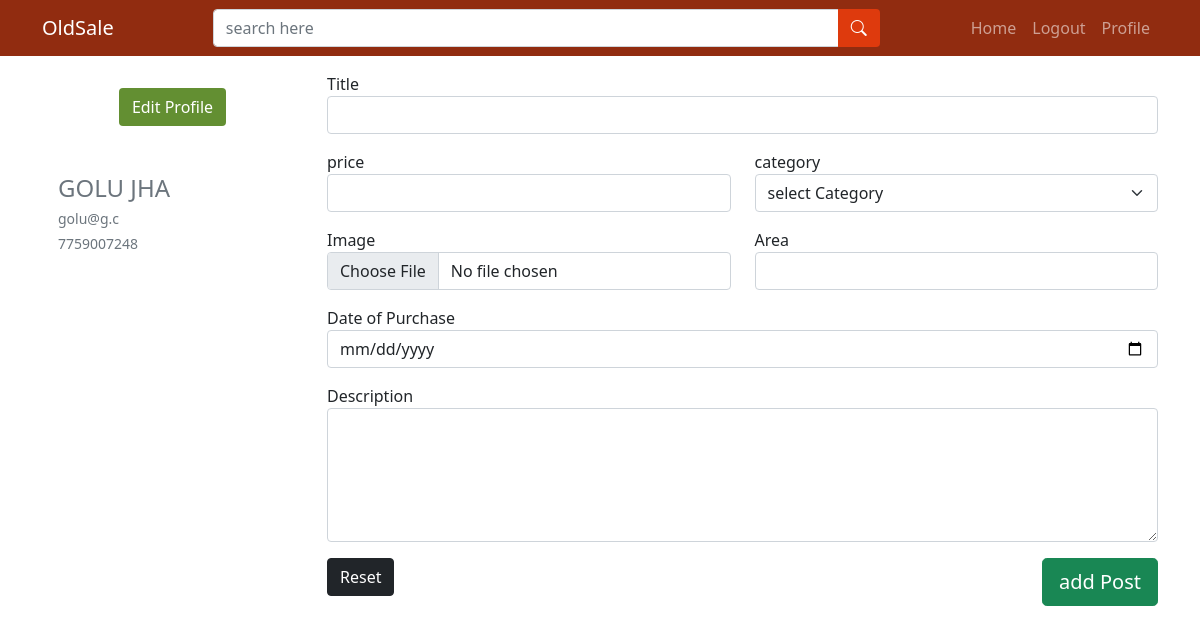
The page /user/add_post.php (signed in) on the database its author committed.
### tables this page shows
CREATE TABLE `users` (
  `id` int(11) NOT NULL,
  `contact` varchar(100) NOT NULL,
  `name` varchar(100) NOT NULL,
  `email` varchar(100) NOT NULL,
  `password` varchar(200) NOT NULL
);

### user/add_post.php (the view, shortened to what this page needs)
<?php include "../dbconnect.php";
$log = $_SESSION['user'];
$callingUser = mysqli_query($connect,"select * from users where contact = '$log'");
$data = mysqli_fetch_array($callingUser);
?>
<!DOCTYPE html>
<html lang="en">
<head>
    <link rel="stylesheet" href="../style.css">
<link href="https://cdn.jsdelivr.net/npm/bootstrap@5.1.3/dist/css/bootstrap.min.css" rel="stylesheet">
<link rel="stylesheet" href="https://cdn.jsdelivr.net/npm/bootstrap-icons@1.7.2/font/bootstrap-icons.css">
</head>
<body>
    <?php include "../header.php";?>
    <div class="container mt-3">
        <div class="row">
            <div class="col-3">
                <div class="card border-0 ">
                    <div class="card-body text-center">
                        <a href="" class="btn bg-dark-green text-white">Edit Profile</a>
</div>
<div class="card-body">
                        <div class="mt-3">
                            <h4 class="text-uppercase text-secondary"><?= $data['name'];?></h4>
                            <h5 class=" text-muted small"><?= $data['email'];?></h5>
                            <h5 class="text-uppercase text-muted small"><?= $data['contact'];?></h5>
                        </div>
                    </div>
                </div>
            </div>
            <div class="col-9">
               <form action="" method="post" enctype="multipart/form-data">
                   <div class="mb-3">
                       <label for="">Title</label>
                       <input type="text" name="title" class="form-control">
                   </div>
                  <div class="row">
                  <div class="mb-3 col">
                       <label for="">price</label>
                       <input type="text" name="price" class="form-control">
                   </div>
                   <div class="mb-3 col">
                       <label for="">category</label>
                       <select name="cat_id" class="form-select">
                                <option value="">select Category</option>
                        </select>
                   </div>
                  </div>
                  <div class="row">
                  <div class="mb-3 col">
                       <label for="">Image</label>
                       <input type="file" name="img" class="form-control">
                   </div>
                   <div class="mb-3 col">
                       <label for="">Area</label>
                       <input type="text" name="area" class="form-control">
                   </div>
                  </div>
                   <div class="mb-3">
                       <label for="">Date of Purchase</label>
                       <input type="date" name="dop" class="form-control">
                   </div>
                   <div class="mb-3">
                       <label for="">Description</label>
                       <textarea rows="5" name="descr" class="form-control"></textarea>
                   </div>
                   <div class="mb-3">
                       <input type="reset" name="clear" class="btn btn-dark text-white">
                       <input type="submit" name="add" value="add Post" class="btn btn-success btn-lg float-end">
                   </div>
               </form>
            </div>
        </div>
    </div>
</body>
</html>

### style.css (style rules this page uses)
.bg-dark-green { background-color: #638f32!important; }

### rows shown on the page
users: name "GOLU JHA", email "golu@g.c", contact "7759007248"

### other values the page prints
PROJECT_NAME "OldSale"
